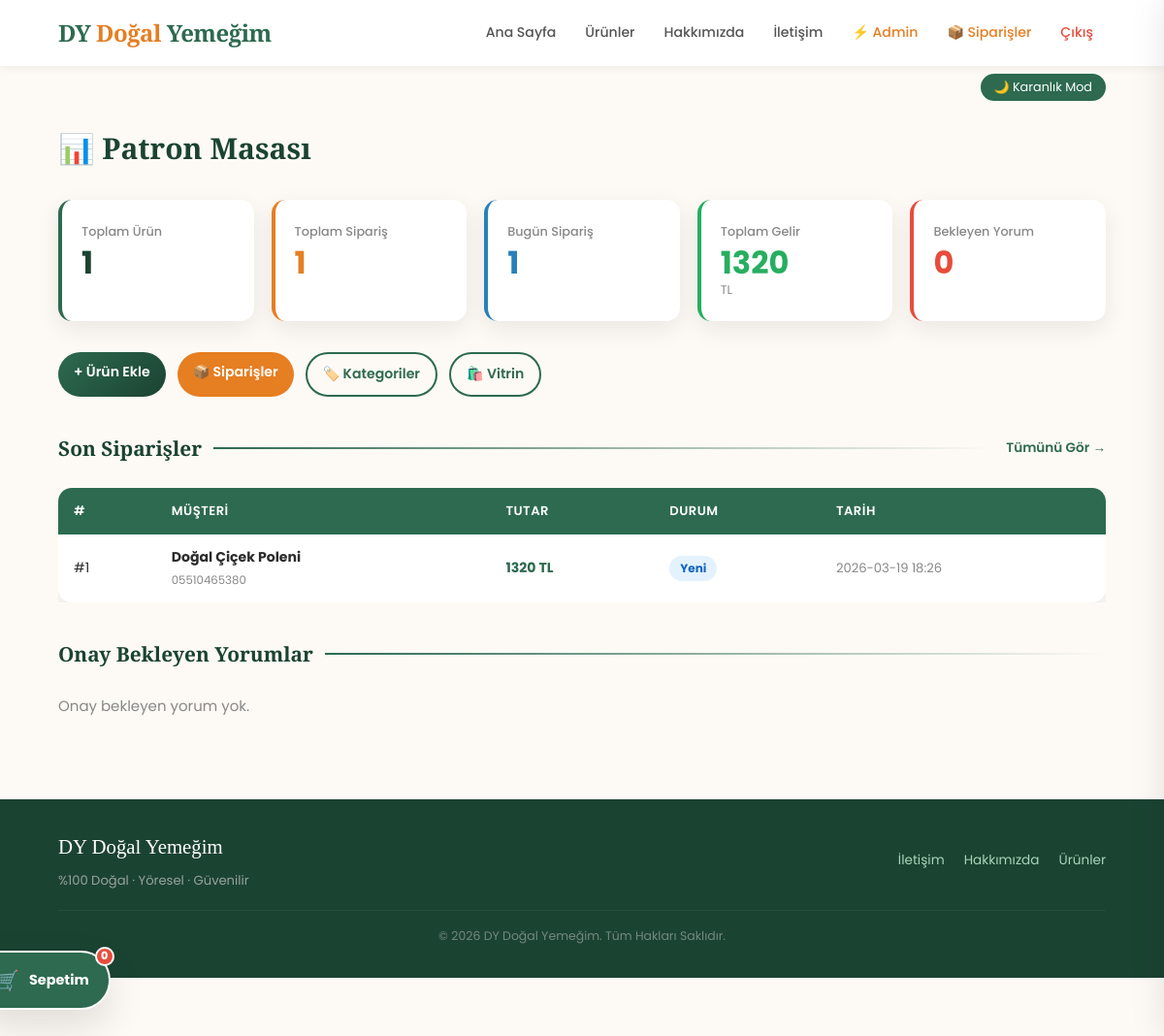
Screenshot of /admin/dashboard (signed in) with the database file from the repository.
### tables this page shows
CREATE TABLE siparisler (
        id INTEGER PRIMARY KEY AUTOINCREMENT,
        musteri_ad TEXT, tel TEXT, adres TEXT,
        urunler_json TEXT, toplam INTEGER DEFAULT 0,
        durum TEXT DEFAULT 'Yeni',
        tarih DATETIME DEFAULT CURRENT_TIMESTAMP
    );

### app.py (the view)
@app.route('/admin/dashboard')
def admin_dashboard():
    if not session.get('admin_girdi'):
        return redirect(url_for('login'))
    conn = get_db_connection()
    toplam_urun = conn.execute('SELECT COUNT(*) FROM urunler WHERE aktif=1').fetchone()[0]
    toplam_siparis = conn.execute('SELECT COUNT(*) FROM siparisler').fetchone()[0]
    bugun_siparis = conn.execute("SELECT COUNT(*) FROM siparisler WHERE DATE(tarih)=DATE('now')").fetchone()[0]
    toplam_gelir = conn.execute('SELECT COALESCE(SUM(toplam),0) FROM siparisler').fetchone()[0]
    bekleyen_yorum_sayi = conn.execute('SELECT COUNT(*) FROM yorumlar WHERE onayli_alisveris=0').fetchone()[0]
    bekleyen_yorumlar = conn.execute(
        'SELECT y.*, u.ad as urun_ad FROM yorumlar y LEFT JOIN urunler u ON y.urun_id=u.id WHERE y.onayli_alisveris=0 ORDER BY y.tarih DESC'
    ).fetchall()
    son_siparisler = conn.execute('SELECT * FROM siparisler ORDER BY tarih DESC LIMIT 5').fetchall()
    stok_az = conn.execute('SELECT * FROM urunler WHERE stok<=5 AND aktif=1').fetchall()
    conn.close()
    return render_template('admin_dashboard.html',
        toplam_urun=toplam_urun, toplam_siparis=toplam_siparis,
        bugun_siparis=bugun_siparis, toplam_gelir=toplam_gelir,
        bekleyen_yorum_sayi=bekleyen_yorum_sayi, bekleyen_yorumlar=bekleyen_yorumlar,
        son_siparisler=son_siparisler, stok_az=stok_az)

### app.py (called while the page is built)
def get_db_connection():
    db_path = os.path.join(os.path.dirname(__file__), 'dogal_yemegim.db')
    conn = sqlite3.connect(db_path)
    conn.row_factory = sqlite3.Row
    return conn

def get_sepet_adet():
    return sum(i.get('adet', 1) for i in session.get('sepet', []))

### templates/admin_dashboard.html (shortened to what this page needs)
{% extends "layout.html" %}
{% block content %}
<div style="max-width:1100px;margin:0 auto">
    <h1 style="font-family:'Playfair Display',serif;color:var(--primary-dark);margin-bottom:28px">📊 Patron Masası</h1>
    <div class="stat-grid">
        <div class="stat-card">
            <div class="stat-label">Toplam Ürün</div>
            <div class="stat-value">{{ toplam_urun }}</div>
        </div>
        <div class="stat-card accent">
            <div class="stat-label">Toplam Sipariş</div>
            <div class="stat-value">{{ toplam_siparis }}</div>
        </div>
        <div class="stat-card info">
            <div class="stat-label">Bugün Sipariş</div>
            <div class="stat-value">{{ bugun_siparis }}</div>
        </div>
        <div class="stat-card" style="border-color:#27ae60">
            <div class="stat-label">Toplam Gelir</div>
            <div class="stat-value" style="color:#27ae60">{{ toplam_gelir }}</div>
            <div style="font-size:0.78rem;color:var(--text-muted);margin-top:2px">TL</div>
        </div>
        <div class="stat-card danger">
            <div class="stat-label">Bekleyen Yorum</div>
            <div class="stat-value">{{ bekleyen_yorum_sayi }}</div>
        </div>
    </div>
    <div style="display:flex;gap:12px;flex-wrap:wrap;margin-bottom:36px">
        <a href="{{ url_for('urun_ekle') }}" class="btn btn-primary">+ Ürün Ekle</a>
        <a href="{{ url_for('admin_siparisler') }}" class="btn btn-accent">📦 Siparişler</a>
        <a href="{{ url_for('admin_kategoriler') }}" class="btn btn-outline">🏷️ Kategoriler</a>
        <a href="{{ url_for('urunler') }}" class="btn btn-outline">🛍️ Vitrin</a>
    </div>
    <div style="margin-bottom:36px">
        <div class="section-heading">
            <h2 style="font-size:1.3rem">Son Siparişler</h2>
            <div class="section-line"></div>
            <a href="{{ url_for('admin_siparisler') }}" style="font-size:0.85rem;color:var(--primary);text-decoration:none;white-space:nowrap;font-weight:600">Tümünü Gör →</a>
        </div>
        {% if son_siparisler %}
        <div style="overflow-x:auto">
        <table class="data-table">
            <thead><tr>
                <th>#</th><th>Müşteri</th><th>Tutar</th><th>Durum</th><th>Tarih</th>
            </tr></thead>
            <tbody>
            {% for s in son_siparisler %}
            <tr>
                <td>#{{ s.id }}</td>
                <td><strong>{{ s.musteri_ad }}</strong><br><small style="color:var(--text-muted)">{{ s.tel }}</small></td>
                <td style="font-weight:700;color:var(--primary)">{{ s.toplam }} TL</td>
                <td><span class="status-badge status-{{ s.durum|lower|replace(' ','') }}">{{ s.durum }}</span></td>
                <td style="color:var(--text-muted);font-size:0.82rem">{{ s.tarih[:16] }}</td>
            </tr>
            {% endfor %}
            </tbody>
        </table>
        </div>
        {% else %}
        <p style="color:var(--text-muted)">Henüz sipariş yok.</p>
        {% endif %}
    </div>
    <div>
        <div class="section-heading">
            <h2 style="font-size:1.3rem">Onay Bekleyen Yorumlar
            </h2>
            <div class="section-line"></div>
        </div>
        {% if bekleyen_yorumlar %}
        <div style="overflow-x:auto">
        <table class="data-table">
            <thead><tr><th>Ürün</th><th>Müşteri</th><th>Yorum</th><th>Puan</th><th>İşlem</th></tr></thead>
            <tbody>
            {% for y in bekleyen_yorumlar %}
            <tr>
                <td style="font-weight:600;color:var(--primary)">{{ y.urun_ad }}</td>
                <td>{{ y.isim }}</td>
                <td style="max-width:280px;overflow:hidden;text-overflow:ellipsis;white-space:nowrap">{{ y.yorum_metni }}</td>
                <td><span style="color:#f1c40f">{{ "★" * y.puan }}</span></td>
                <td>
                    <a href="{{ url_for('yorum_onayla', id=y.id) }}" style="color:var(--success);font-weight:700;text-decoration:none;margin-right:10px">✓ Onayla</a>
                    <a href="{{ url_for('yorum_sil', id=y.id) }}" onclick="return confirm('Yorumu sil?')" style="color:var(--danger);font-weight:700;text-decoration:none">✕ Sil</a>
                </td>
            </tr>
            {% endfor %}
            </tbody>
        </table>
        </div>
        {% else %}
        <p style="color:var(--text-muted)">Onay bekleyen yorum yok.</p>
        {% endif %}
    </div>
</div>
{% endblock %}

### static/css/style.css (style rules this page uses)
:root { --primary: #2d6a4f; --primary-dark: #1b4332; --primary-light: #52b788; --accent: #e67e22; --accent-hover: #cf6d17; --danger: #e74c3c; --success: #27ae60; --warning: #f39c12; --info: #2980b9; --white: #ffffff; --cream: #fdfaf5; --border: #e8e0d5; --text: #2c2c2c; --text-muted: #888; --shadow-sm: 0 2px 8px rgba(0,0,0,0.06); --shadow: 0 8px 24px rgba(0,0,0,0.08); --shadow-lg: 0 16px 40px rgba(0,0,0,0.12); --radius: 14px; --radius-sm: 8px; --radius-pill: 50px; --transition: 0.25s ease; }
*, *::before, *::after { box-sizing: border-box; margin: 0; padding: 0; }
html { scroll-behavior: smooth; }
body { font-family: 'Poppins', sans-serif; color: var(--text); background: var(--cream); line-height: 1.65; font-size: 15px; }
a { color: inherit; }
.btn { display: block; text-align: center; text-decoration: none; padding: 11px 16px; border-radius: var(--radius-pill); font-weight: 600; font-size: 0.88rem; border: none; cursor: pointer; font-family: 'Poppins', sans-serif; transition: opacity var(--transition), transform var(--transition); line-height: 1.4; }
.btn-primary { background: linear-gradient(135deg, var(--primary), var(--primary-dark)); color: white; }
.btn-accent { background: var(--accent); color: white; }
.btn-outline { background: transparent; color: var(--primary); border: 2px solid var(--primary); }
.stat-grid { display: grid; grid-template-columns: repeat(auto-fit, minmax(180px, 1fr)); gap: 18px; margin-bottom: 32px; }
.stat-card { background: var(--white); border-radius: var(--radius); padding: 22px 20px; box-shadow: var(--shadow); border-left: 4px solid var(--primary); }
.stat-card.accent { border-color: var(--accent); }
.stat-card.danger { border-color: var(--danger); }
.stat-card.info { border-color: var(--info); }
.stat-label { font-size: 0.8rem; color: var(--text-muted); margin-bottom: 6px; font-weight: 500; }
.stat-value { font-size: 2rem; font-weight: 700; color: var(--primary-dark); line-height: 1; }
.stat-card.accent .stat-value { color: var(--accent); }
.stat-card.danger .stat-value { color: var(--danger); }
.stat-card.info .stat-value { color: var(--info); }
.data-table { width: 100%; border-collapse: collapse; background: var(--white); border-radius: var(--radius); overflow: hidden; box-shadow: var(--shadow); }
.data-table th { background: var(--primary); color: white; padding: 13px 16px; text-align: left; font-size: 0.82rem; font-weight: 600; text-transform: uppercase; letter-spacing: 0.5px; }
.data-table td { padding: 12px 16px; border-bottom: 1px solid #f0ece4; font-size: 0.88rem; vertical-align: middle; }
.data-table tr:last-child td { border-bottom: none; }
.status-badge { display: inline-block; padding: 3px 11px; border-radius: var(--radius-pill); font-size: 0.75rem; font-weight: 700; }
.status-yeni { background: #e3f2fd; color: #1565c0; }
.section-heading { display: flex; align-items: center; gap: 12px; margin-bottom: 24px; }
.section-heading h2 { font-family: 'Playfair Display', serif; font-size: 1.6rem; color: var(--primary-dark); margin: 0; }
.section-line { flex: 1; height: 2px; background: linear-gradient(to right, var(--primary), transparent); }

### rows the page displays
siparisler: id "1", musteri_ad "Doğal Çiçek Poleni", tel "05510465380", toplam "1320", durum "Yeni", tarih "2026-03-19 18:26"

### other values shown
{{ toplam_urun }} "1"
{{ toplam_siparis }} "1"
{{ bugun_siparis }} "1"
{{ toplam_gelir }} "1320"
{{ bekleyen_yorum_sayi }} "0"
{{ get_sepet_adet() }} "0"
